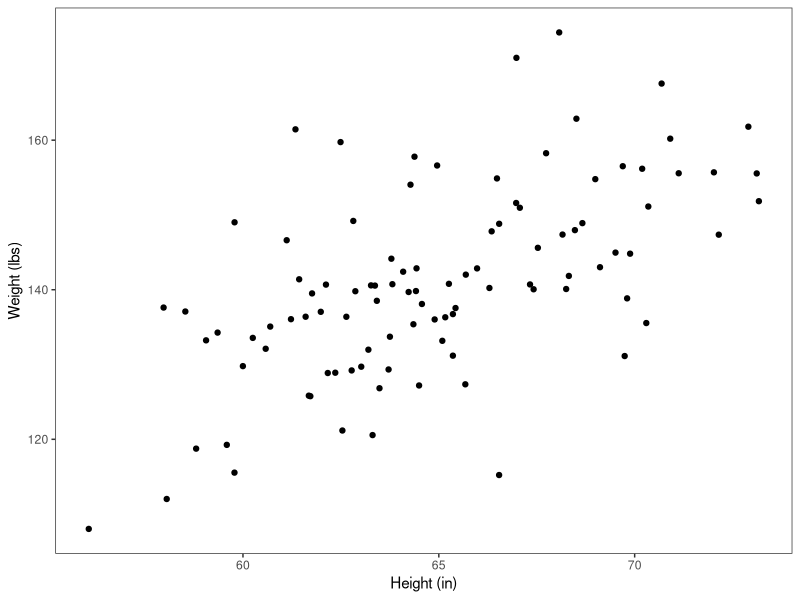

Recreate this plot in R. (Note: this script raises an error after producing the figure.)
rm(list=ls())
library(tidyverse)
## PCA demo

height <- rnorm(100, 65, 4)
weight <- 10 + 2 * height + rnorm(100, 0, 10)
d <- data.frame(height=height, weight=weight)

# Fig dims
height = 400
width = 400


# 00

d %>% 
  ggplot(aes(x = height, y = weight)) + 
  geom_point() + 
  labs(
    x = 'Height (in)',
    y = 'Weight (lbs)'
  ) + 
  theme_bw() + 
  theme(panel.grid = element_blank())

ggsave('figures/ppt/00.png', height=height, width=width, units='px', dpi=120)

# 01
d <- data.frame(scale(d))

d %>% 
  ggplot(aes(x = height, y = weight)) + 
  geom_point() + 
  labs(
    x = 'Height (z-score)',
    y = 'Weight (z-score)'
  ) + 
  theme_bw() + 
  theme(panel.grid = element_blank())

ggsave('figures/ppt/01.png', height=height, width=width, units='px', dpi=120)

## 02

m1 <- lm(weight ~ height, data = d)

d %>% 
  ggplot(aes(x = height, y = weight)) + 
  geom_point() + 
  geom_abline(slope = m1$coefficients[2], intercept = 0, color = 'blue') +
  labs(
    x = 'Height (z-score)',
    y = 'Weight (z-score)'
  ) + 
  theme_bw() + 
  theme(panel.grid = element_blank())

ggsave('figures/ppt/02.png', height=height, width=width, units='px', dpi=120)

## 02a
d %>% 
  ggplot(aes(x = height, y = weight)) + 
  geom_point() + 
  geom_abline(slope = m1$coefficients[2], intercept = 0, color = 'blue') +
  labs(
    x = 'Height (z-score)',
    y = 'Weight (z-score)'
  ) + 
  theme_bw() + 
  theme(panel.grid = element_blank())

ggsave('figures/ppt/02a.png', height=height, width=width, units='px', dpi=120)

# 02b

d %>% 
  ggplot(aes(x = height, y = weight)) + 
  geom_point() + 
  geom_abline(slope = m1$coefficients[2], intercept = 0, color = 'blue') +
  geom_abline(slope = -(1/m1$coefficients[2]), intercept=0, color='red') + 
  labs(
    x = 'Height (z-score)',
    y = 'Weight (z-score)'
  ) + 
  theme_bw() + 
  theme(panel.grid = element_blank())

ggsave('figures/ppt/02b.png', height=height, width=width, units='px', dpi=120)

## 03

pca <- prcomp(d)
xmax <- max(data.frame(pca$x)$PC1)
xmin <- min(data.frame(pca$x)$PC1)

pca$x %>% 
  as.data.frame(.) %>% 
  ggplot(aes(x = PC1, y = PC2)) + 
  geom_point() + 
  ylim(c(xmin, xmax)) + 
  theme_bw() + 
  theme(panel.grid = element_blank())

ggsave('figures/ppt/03.png', height=height, width=width, units='px', dpi=120)
